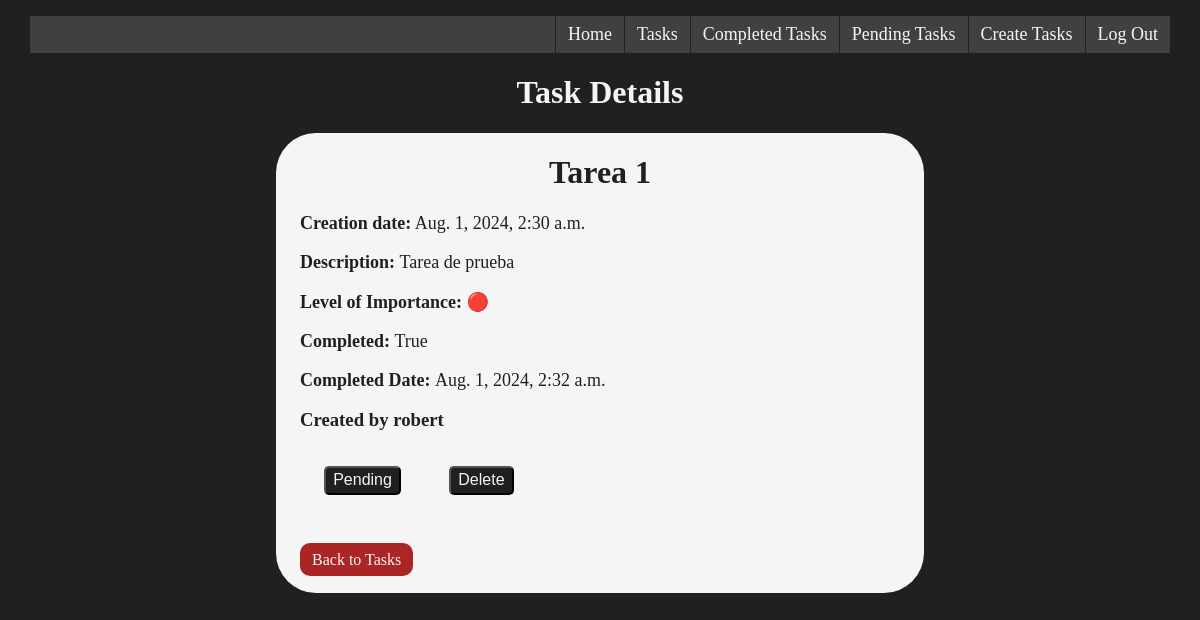
Screenshot of /tasks/9/ (signed in) with the database file from the repository.
### Tasks/models.py (models this page shows, shortened)
class Task(models.Model):
    title = models.CharField(max_length=200)
    description = models.TextField(blank=True)
    createdDate = models.DateTimeField(auto_now_add=True)
    completed = models.BooleanField(default=False)
    completedDate = models.DateTimeField(null=True, blank=True)
    important = models.BooleanField(default=False)
    user = models.ForeignKey(User, on_delete=models.CASCADE)

### Tasks/views.py (the view)
# urls.py: path('tasks/<int:taskId>/', views.taskDetails, name="tasksTaskDetails"),
@login_required
def taskDetails(request, taskId):
    task = get_object_or_404(Task, pk=taskId, user=request.user)
    return render(request, 'taskDetails.html', {'task': task})

### Tasks/templates/taskDetails.html (shortened to what this page needs)
{% extends './layouts/nav.html' %} {% block content %}
<h1>Task Details</h1>
<div class="taskDetails">
  <h1>{{ task.title }}</h1>
  <p><strong>Creation date:</strong> {{ task.createdDate }}</p>
  <p><strong>Description: </strong>{{ task.description }}</p>
  {% if task.important == True %}
  <p><strong>Level of Importance:</strong> 🔴</p>
  {% elif task.important == False %}
  <p><strong>Level of Importance:</strong> 🟡</p>
  {% else %}
  <p><strong>Level of Importance:</strong> Undefined Importance</p>
  {% endif %}
  <p><strong>Completed: </strong>{{ task.completed }}</p>
  {% if task.completed == True %}
  <p><strong>Completed Date: </strong>{{ task.completedDate }}</p>
  {% endif %}
  <h3>Created by {{ task.user.username }}</h3>
  <div class="buttons">
    <form action="{% url 'tasksCompleteTask' task.id %}" method="post">
      {% csrf_token %} {% if task.completed == True %}
      <button>Pending</button>
      {% else %}
      <button>Complete</button>
      {% endif %}
    </form>
    <form action="{% url 'tasksDeleteTask' task.id %}" method="post">
      <button>Delete</button>
    </form>
  </div>
  <a href="{% url 'tasksTasks' %}">Back to Tasks</a>
</div>
{% endblock %}

### Tasks/static/styles/style.css (style rules this page uses)
body { background-color: #202020; display: flex; flex-direction: column; }
h1 { text-align: center; color: whitesmoke; }
.taskDetails { width: 50vw; background-color: whitesmoke; padding: 0 2vw; padding-bottom: 3vh; color: #202020; align-self: center; border-radius: 40px; }
.taskDetails h1 { color: #202020; }
.taskDetails p { font-size: large; }
.taskDetails .buttons { display: flex; flex-direction: row; justify-content: space-between; width: 12vw; margin-bottom: 2vh; }
.taskDetails .buttons button { background-color: #202020; color: whitesmoke; border-radius: 5px; font-size: medium; padding: 0.4vh 0.6vw; margin-bottom: 2vh; }
.taskDetails a { font-size: medium; text-decoration: none; color: whitesmoke; padding: 1vh 1vw; background-color: #aa2525; border-radius: 10px; }
form { width: 40vw; background-color: whitesmoke; padding: 2vh 2vw; padding-bottom: 3vh; color: #202020; align-self: center; border-radius: 40px; }
form button { background-color: #202020; color: whitesmoke; border-radius: 5px; font-size: medium; padding: 0.4vh 0.6vw; }

### rows the page displays
Task: title "Tarea 1", createdDate "Aug. 1, 2024, 2:30 a.m.", description "Tarea de prueba", completed "True", completedDate "Aug. 1, 2024, 2:32 a.m.", user.username "robert"
